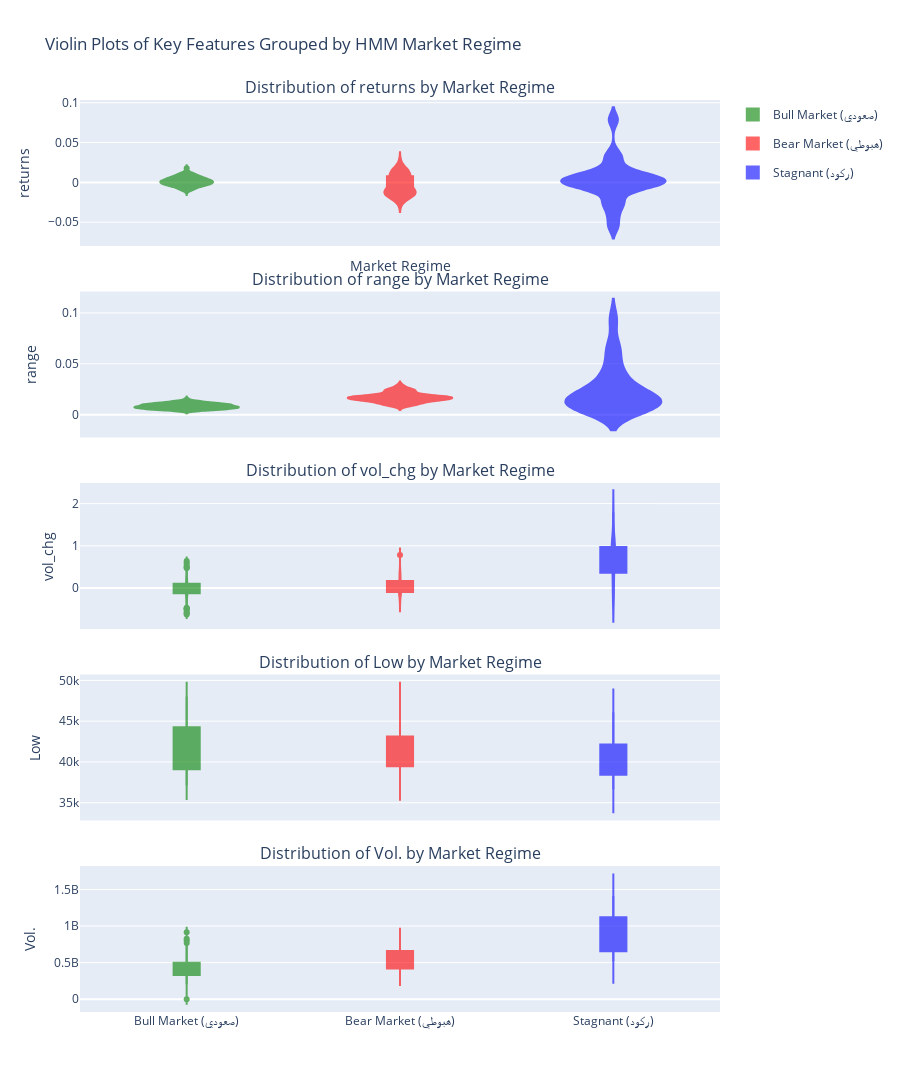

Notebook code for this chart:
### Code cell
features_to_plot = ['returns', 'range', 'vol_chg', 'Low', 'Vol.']

# 4. إنشاء مخططات الكمان (Violin Plots) لكل ميزة
fig = make_subplots(
    rows=len(features_to_plot), cols=1,
    shared_xaxes=True,
    vertical_spacing=0.05,
    subplot_titles=[f"Distribution of {feature} by Market Regime" for feature in features_to_plot]
)

color_map = {'Bull Market (صعودي)': 'green', 'Bear Market (هبوطي)': 'red', 'Stagnant (ركود)': 'blue'}
unique_regimes = df['Market_Regime'].unique()

for i, feature in enumerate(features_to_plot):
    row_index = i + 1
    
    for regime in unique_regimes:
        color = color_map.get(regime, 'black')
        
        fig.add_trace(
            go.Violin(
                y=df[df['Market_Regime'] == regime][feature],
                name=regime,
                box_visible=True,
                meanline_visible=True,
                line_color=color,
                fillcolor=color,
                opacity=0.6,
                legendgroup=regime,
                showlegend=(i == 0)
            ),
            row=row_index, col=1
        )
    
    fig.update_yaxes(title_text=feature, row=row_index, col=1, zeroline=True)

fig.update_layout(
    title_text="Violin Plots of Key Features Grouped by HMM Market Regime",
    height=400 * len(features_to_plot),
    showlegend=True,
    xaxis_title="Market Regime"
)

### Figure 1 — Plotly figure (JSON) as saved in the notebook; plotly's stock layout.template omitted (floating-point values rounded to 4 significant figures; data arrays with more than 128 entries replaced by an {"elided": "..."} marker saying what was removed)
{"data": [{"box": {"visible": true}, "fillcolor": "green", "legendgroup": "Bull Market (صعودي)", "line": {"color": "green"}, "meanline": {"visible": true}, "name": "Bull Market (صعودي)", "opacity": 0.6, "showlegend": true, "type": "violin", "xaxis": "x", "y": {"elided": "386 float values"}, "yaxis": "y"}, {"box": {"visible": true}, "fillcolor": "red", "legendgroup": "Bear Market (هبوطي)", "line": {"color": "red"}, "meanline": {"visible": true}, "name": "Bear Market (هبوطي)", "opacity": 0.6, "showlegend": true, "type": "violin", "xaxis": "x", "y": [-0.01352, -0.01355, -0.01237, -0.006533, -0.01485, 0.00231, -0.01527, 0.01847, 0.005948, -0.01294, -0.01249, 0.002037, 0.01638, -0.01212, -0.01514, -0.02602, 0.007606, -0.006006, 0.01762, -0.01507, 0.0009292, -0.00535, -0.01007, 0.012, -0.002269, 0.003062, -0.003572, -0.01634, -0.0101, -0.01695, -0.004458, 0.01391, -0.01482, -0.01552, 0.01142, -0.009941, 0.005229, -0.02079, -0.01141, -0.001992, -0.013, 0.01653, 0.008519, -0.01692, 0.01005, -0.0002809, 0.005605, 0.01564, 0.007761, -0.003845, -0.01733, -0.01329, -0.02483, 0.02663, 0.01071, 0.01229, -0.01914, -0.01792, 0.0189, -0.01896, 0.01293, 0.004404, -0.0003706, -0.006509, -0.01653, -0.006527, -0.01182, -0.0107, 0.00102, -0.008377, 0.01078, 0.004387, 0.0143], "yaxis": "y"}, {"box": {"visible": true}, "fillcolor": "blue", "legendgroup": "Stagnant (ركود)", "line": {"color": "blue"}, "meanline": {"visible": true}, "name": "Stagnant (ركود)", "opacity": 0.6, "showlegend": true, "type": "violin", "xaxis": "x", "y": [0.001216, -0.004906, 0.01508, 0.0003979, -0.001154, 0.0009083, 0.03572, -0.02585, 0.01176, 0.006513, 0.0007635, -0.03977, -0.05503, -0.009116, -0.008429, 0.0787, -0.02499, 0.003497, 0.02814, 0.0008337, 0.009967, 0.003746], "yaxis": "y"}, {"box": {"visible": true}, "fillcolor": "green", "legendgroup": "Bull Market (صعودي)", "line": {"color": "green"}, "meanline": {"visible": true}, "name": "Bull Market (صعودي)", "opacity": 0.6, "showlegend": false, "type": "violin", "xaxis": "x2", "y": {"elided": "386 float values"}, "yaxis": "y2"}, {"box": {"visible": true}, "fillcolor": "red", "legendgroup": "Bear Market (هبوطي)", "line": {"color": "red"}, "meanline": {"visible": true}, "name": "Bear Market (هبوطي)", "opacity": 0.6, "showlegend": false, "type": "violin", "xaxis": "x2", "y": [0.01704, 0.02191, 0.01153, 0.01915, 0.01375, 0.01503, 0.01686, 0.01801, 0.00911, 0.01892, 0.01122, 0.0156, 0.01527, 0.02439, 0.01788, 0.01426, 0.02094, 0.01903, 0.01504, 0.01715, 0.008116, 0.01378, 0.01747, 0.01189, 0.0122, 0.02241, 0.01712, 0.01558, 0.01371, 0.01393, 0.01516, 0.01786, 0.02539, 0.01711, 0.01687, 0.01374, 0.01701, 0.02184, 0.01656, 0.0171, 0.01692, 0.01458, 0.01448, 0.01724, 0.02415, 0.01482, 0.01803, 0.02909, 0.01527, 0.01096, 0.02544, 0.02001, 0.02764, 0.01962, 0.02233, 0.01988, 0.01544, 0.01225, 0.01791, 0.02524, 0.009957, 0.02334, 0.01436, 0.01385, 0.01707, 0.01095, 0.01641, 0.01012, 0.008538, 0.02422, 0.01737, 0.01035, 0.0181], "yaxis": "y2"}, {"box": {"visible": true}, "fillcolor": "blue", "legendgroup": "Stagnant (ركود)", "line": {"color": "blue"}, "meanline": {"visible": true}, "name": "Stagnant (ركود)", "opacity": 0.6, "showlegend": false, "type": "violin", "xaxis": "x2", "y": [0.006789, 0.007986, 0.01644, 0.004986, 0.01296, 0.006493, 0.02167, 0.03196, 0.02529, 0.01589, 0.01383, 0.01612, 0.04571, 0.06851, 0.05982, 0.09369, 0.03923, 0.0256, 0.01239, 0.008092, 0.01059, 0.006307], "yaxis": "y2"}, {"box": {"visible": true}, "fillcolor": "green", "legendgroup": "Bull Market (صعودي)", "line": {"color": "green"}, "meanline": {"visible": true}, "name": "Bull Market (صعودي)", "opacity": 0.6, "showlegend": false, "type": "violin", "xaxis": "x3", "y": {"elided": "386 float values"}, "yaxis": "y3"}, {"box": {"visible": true}, "fillcolor": "red", "legendgroup": "Bear Market (هبوطي)", "line": {"color": "red"}, "meanline": {"visible": true}, "name": "Bear Market (هبوطي)", "opacity": 0.6, "showlegend": false, "type": "violin", "xaxis": "x3", "y": [0.1656, -0.03474, 0.2457, -0.1183, 0.331, -0.09298, 0.2982, -0.02733, 0.3998, -0.09247, 0.3507, -0.04592, -0.1256, 0.1236, 0.7837, -0.2146, -0.2811, -0.09922, -0.121, -0.1503, -0.1454, -0.07827, 0.1183, 0.01695, -0.04183, -0.0136, 0.2802, 0.1735, 0.0219, 0.3881, 0.253, 0.07932, -0.08359, 0.1151, -0.2861, 0.1057, 0.1857, 0.1005, -0.01431, -0.1398, -0.09207, -0.07194, -0.06006, 0.08155, 0.3754, -0.2972, -0.04384, -0.2718, -0.102, -0.2057, 0.3921, -0.1087, -0.05557, -0.06209, 0.1034, -0.1314, 0.3768, 0.06622, 0.1693, 0.3347, -0.3708, 0.2446, -0.05167, -0.01453, 0.2172, -0.09272, -0.07033, 0.1616, -0.07137, 0.3131, 0.09144, -0.05933, -0.119], "yaxis": "y3"}, {"box": {"visible": true}, "fillcolor": "blue", "legendgroup": "Stagnant (ركود)", "line": {"color": "blue"}, "meanline": {"visible": true}, "name": "Stagnant (ركود)", "opacity": 0.6, "showlegend": false, "type": "violin", "xaxis": "x3", "y": [0.9143, 1.07, 0.7109, 1.072, 0.9526, 1.797, 0.9571, 0.0571, 0.9993, 1.311, 0.8712, 0.922, 0.364, 0.05426, -0.2279, 0.3429, -0.2766, 0.4014, 0.7485, 0.7637, 0.7166, 0.9758], "yaxis": "y3"}, {"box": {"visible": true}, "fillcolor": "green", "legendgroup": "Bull Market (صعودي)", "line": {"color": "green"}, "meanline": {"visible": true}, "name": "Bull Market (صعودي)", "opacity": 0.6, "showlegend": false, "type": "violin", "xaxis": "x4", "y": {"elided": "386 float values"}, "yaxis": "y4"}, {"box": {"visible": true}, "fillcolor": "red", "legendgroup": "Bear Market (هبوطي)", "line": {"color": "red"}, "meanline": {"visible": true}, "name": "Bear Market (هبوطي)", "opacity": 0.6, "showlegend": false, "type": "violin", "xaxis": "x4", "y": [38040.0, 38560.0, 37880.0, 37660.0, 37810.0, 37780.0, 39030.0, 40260.0, 40850.0, 40600.0, 39810.0, 39820.0, 40140.0, 40100.0, 39360.0, 38500.0, 38640.0, 38730.0, 38920.0, 40780.0, 40840.0, 40520.0, 40300.0, 40520.0, 40420.0, 39990.0, 42170.0, 41880.0, 43950.0, 43350.0, 43220.0, 43100.0, 42920.0, 42350.0, 42420.0, 42380.0, 42180.0, 41610.0, 41180.0, 41010.0, 40660.0, 40930.0, 41410.0, 41530.0, 41150.0, 41520.0, 41630.0, 39260.0, 40160.0, 40350.0, 39390.0, 38950.0, 37830.0, 38520.0, 39490.0, 39370.0, 41790.0, 42080.0, 44950.0, 45470.0, 45700.0, 45450.0, 46030.0, 45780.0, 47410.0, 46860.0, 46430.0, 45910.0, 45910.0, 45730.0, 45780.0, 46110.0, 46340.0], "yaxis": "y4"}, {"box": {"visible": true}, "fillcolor": "blue", "legendgroup": "Stagnant (ركود)", "line": {"color": "blue"}, "meanline": {"visible": true}, "name": "Stagnant (ركود)", "opacity": 0.6, "showlegend": false, "type": "violin", "xaxis": "x4", "y": [38810.0, 38620.0, 38090.0, 39060.0, 38940.0, 41870.0, 42850.0, 42300.0, 42150.0, 44030.0, 41430.0, 40510.0, 38260.0, 36610.0, 37100.0, 37280.0, 38430.0, 39750.0, 41900.0, 42090.0, 43510.0, 46110.0], "yaxis": "y4"}, {"box": {"visible": true}, "fillcolor": "green", "legendgroup": "Bull Market (صعودي)", "line": {"color": "green"}, "meanline": {"visible": true}, "name": "Bull Market (صعودي)", "opacity": 0.6, "showlegend": false, "type": "violin", "xaxis": "x5", "y": {"elided": "386 float values"}, "yaxis": "y5"}, {"box": {"visible": true}, "fillcolor": "red", "legendgroup": "Bear Market (هبوطي)", "line": {"color": "red"}, "meanline": {"visible": true}, "name": "Bear Market (هبوطي)", "opacity": 0.6, "showlegend": false, "type": "violin", "xaxis": "x5", "y": [322700000.0, 359300000.0, 444200000.0, 391700000.0, 460100000.0, 417300000.0, 338800000.0, 313500000.0, 438900000.0, 398300000.0, 400900000.0, 382500000.0, 334500000.0, 472000000.0, 842000000.0, 661300000.0, 475400000.0, 428200000.0, 376400000.0, 420500000.0, 359400000.0, 331300000.0, 370400000.0, 376700000.0, 361000000.0, 356000000.0, 459900000.0, 543800000.0, 448500000.0, 622600000.0, 739600000.0, 798300000.0, 731600000.0, 815800000.0, 582400000.0, 643900000.0, 763400000.0, 840200000.0, 828200000.0, 712400000.0, 646800000.0, 600200000.0, 564200000.0, 532400000.0, 732200000.0, 514600000.0, 492100000.0, 742800000.0, 667000000.0, 529800000.0, 737600000.0, 657400000.0, 620900000.0, 582300000.0, 642600000.0, 558100000.0, 607900000.0, 485900000.0, 484700000.0, 658100000.0, 414100000.0, 515300000.0, 488700000.0, 481600000.0, 610400000.0, 553800000.0, 514900000.0, 598000000.0, 555400000.0, 729200000.0, 795900000.0, 748700000.0, 659600000.0], "yaxis": "y5"}, {"box": {"visible": true}, "fillcolor": "blue", "legendgroup": "Stagnant (ركود)", "line": {"color": "blue"}, "meanline": {"visible": true}, "name": "Stagnant (ركود)", "opacity": 0.6, "showlegend": false, "type": "violin", "xaxis": "x5", "y": [521800000.0, 783300000.0, 624900000.0, 838500000.0, 688500000.0, 1220000000.0, 555800000.0, 627600000.0, 1120000000.0, 1230000000.0, 1030000000.0, 945800000.0, 1290000000.0, 1360000000.0, 1050000000.0, 1410000000.0, 1020000000.0, 609400000.0, 653800000.0, 859800000.0, 921300000.0, 978300000.0], "yaxis": "y5"}], "layout": {"annotations": [{"font": {"size": 16}, "showarrow": false, "text": "Distribution of returns by Market Regime", "x": 0.5, "xanchor": "center", "xref": "paper", "y": 1, "yanchor": "bottom", "yref": "paper"}, {"font": {"size": 16}, "showarrow": false, "text": "Distribution of range by Market Regime", "x": 0.5, "xanchor": "center", "xref": "paper", "y": 0.79, "yanchor": "bottom", "yref": "paper"}, {"font": {"size": 16}, "showarrow": false, "text": "Distribution of vol_chg by Market Regime", "x": 0.5, "xanchor": "center", "xref": "paper", "y": 0.58, "yanchor": "bottom", "yref": "paper"}, {"font": {"size": 16}, "showarrow": false, "text": "Distribution of Low by Market Regime", "x": 0.5, "xanchor": "center", "xref": "paper", "y": 0.37, "yanchor": "bottom", "yref": "paper"}, {"font": {"size": 16}, "showarrow": false, "text": "Distribution of Vol. by Market Regime", "x": 0.5, "xanchor": "center", "xref": "paper", "y": 0.16, "yanchor": "bottom", "yref": "paper"}], "height": 2000, "showlegend": true, "title": {"text": "Violin Plots of Key Features Grouped by HMM Market Regime"}, "xaxis": {"anchor": "y", "domain": [0, 1], "matches": "x5", "showticklabels": false, "title": {"text": "Market Regime"}}, "xaxis2": {"anchor": "y2", "domain": [0, 1], "matches": "x5", "showticklabels": false}, "xaxis3": {"anchor": "y3", "domain": [0, 1], "matches": "x5", "showticklabels": false}, "xaxis4": {"anchor": "y4", "domain": [0, 1], "matches": "x5", "showticklabels": false}, "xaxis5": {"anchor": "y5", "domain": [0, 1]}, "yaxis": {"anchor": "x", "domain": [0.84, 1], "title": {"text": "returns"}, "zeroline": true}, "yaxis2": {"anchor": "x2", "domain": [0.63, 0.79], "title": {"text": "range"}, "zeroline": true}, "yaxis3": {"anchor": "x3", "domain": [0.42, 0.58], "title": {"text": "vol_chg"}, "zeroline": true}, "yaxis4": {"anchor": "x4", "domain": [0.21, 0.37], "title": {"text": "Low"}, "zeroline": true}, "yaxis5": {"anchor": "x5", "domain": [0, 0.16], "title": {"text": "Vol."}, "zeroline": true}}}
